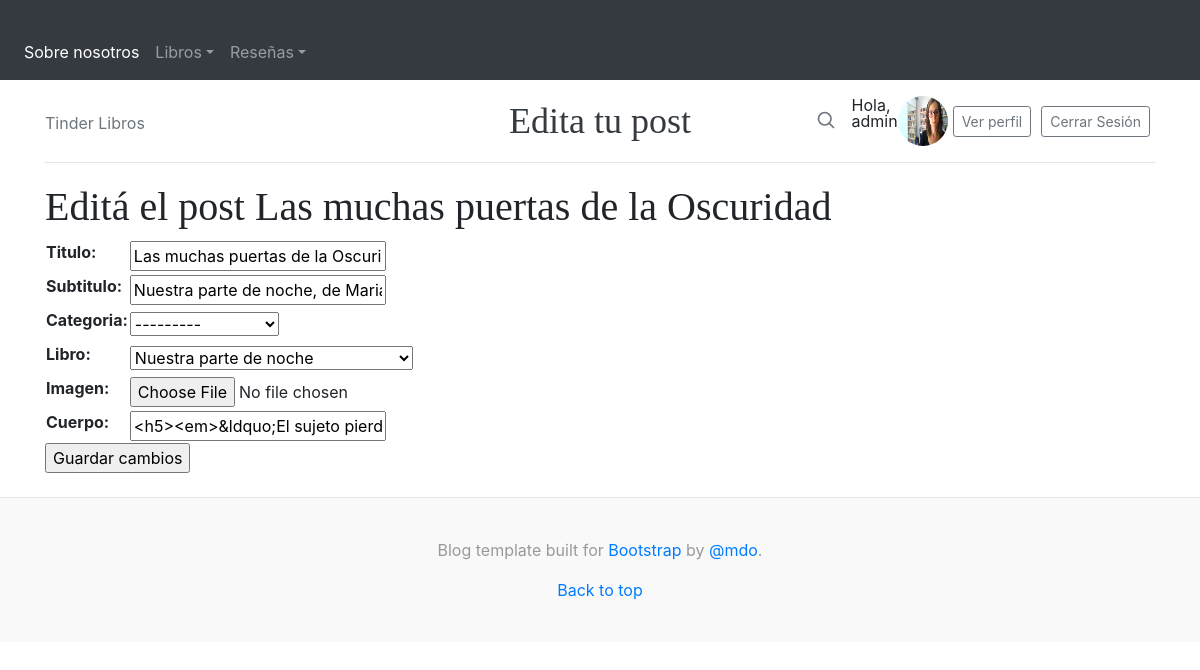
Before: /editarPost/2 (signed in) with the older database file.
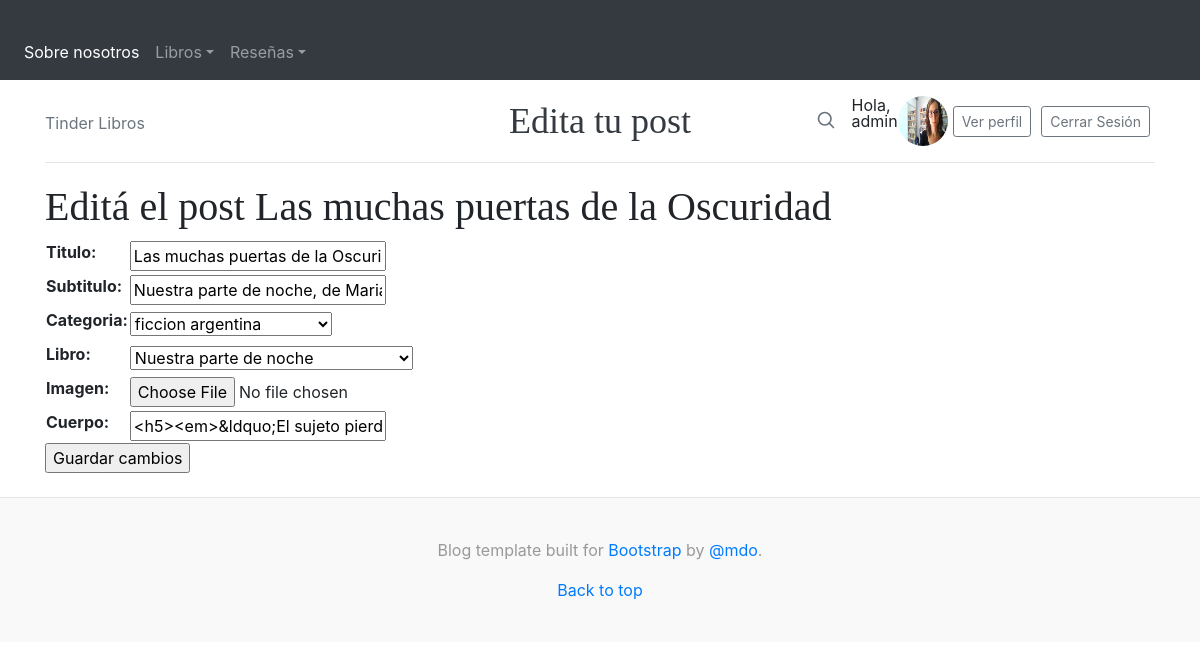
After: the same page with the newer database file.
### Blog/models.py (models this page shows, shortened)
class Post(models.Model):
    titulo = models.CharField(max_length=250)
    subtitulo=models.CharField(max_length=250)
    autor=models.ForeignKey(User, on_delete=models.CASCADE)
    categoria=models.ForeignKey(Categoria, on_delete=models.SET_NULL, null=True, blank=True)
    libro=models.ForeignKey(Libro, on_delete=models.CASCADE, null=True)
    imagen=models.ImageField(null=True, blank=True, upload_to="imagenesBlog")
    cuerpo=RichTextField()
    fecha_publicacion=models.DateTimeField(auto_now_add=True)
    likes=models.ManyToManyField(User, related_name='likes')
    class Meta:
        ordering = ["-fecha_publicacion"]

### Libros/models.py (models this page shows, shortened)
class Libro(models.Model):
    titulo= models.CharField(max_length=100)
    isbn= models.CharField(max_length=30)
    fecha_publicacion = models.DateField()
    editorial = models.ForeignKey(Editorial,on_delete=models.CASCADE)
    autor = models.ForeignKey(Autor,on_delete=models.CASCADE)
    imagen=models.ImageField(upload_to="imagenesLibros", null=True, blank=True)
    class Meta:
        ordering = ["titulo"]

### Blog/views.py (the view)
# urls.py: path('editarPost/<id>', views.editarPost, name="editarPost"),
def editarPost(request, id):
      posteo=Post.objects.get(id=id)
      if request.method=="POST":
           form=CrearPost(request.POST)
           if form.is_valid():
                  info=form.cleaned_data
                  posteo.titulo=info["titulo"]
                  posteo.subtitulo=info["subtitulo"]
                  posteo.categoria=Categoria.objects.get(pk = info["categoria"].id)
                  posteo.libro=Libro.objects.get(pk = info["libro"].id)
                  posteo.imagen=info["imagen"]
                  posteo.cuerpo=info["cuerpo"]
                  posteo.save()
                  posts=Post.objects.all()
                  return render(request, "Blog/pages.html", {"posts": posts}) #Agregar mensaje de publi modificada
      else:
            form=CrearPost(initial={"titulo":posteo.titulo, "subtitulo":posteo.subtitulo, "categoria":posteo.categoria, "libro":posteo.libro, "imagen":posteo.imagen, "cuerpo":posteo.cuerpo})
            return render(request, "Blog/editarPost.html", {"formulario": form, "titulo_post": posteo.titulo, "id":posteo.id})

### Blog/forms.py
class CrearPost(forms.Form):
    titulo= forms.CharField(max_length=250)
    subtitulo=forms.CharField(max_length=250)
    categoria=MyCategoriaChoiceField(queryset=Categoria.objects.all())
    libro=MyLibroChoiceField(queryset=Libro.objects.all())
    imagen= forms.ImageField(required=False, label="Imagen")
    cuerpo=forms.CharField(widget=CKEditorWidget)

### Blog/forms.py (called while the page is built)
    def label_from_instance(self, obj):
        return obj.titulo

    def label_from_instance(self, obj):
        return obj.nombre

### Blog/templates/Blog/editarPost.html
{% extends "Blog/padre_simple.html" %}
{% load static %}
{% block titulopagina %} Edita tu post {% endblock %}
{% block cuerpodelapagina %}
<h1> Editá el post {{ titulo_post }} </h1>
{% if form.errors %}
<p style="color:red;">Están mal los datos, revisar</p>
{% else %}
<form action="{% url 'editarPost' id %}" method="POST"> {% csrf_token %}
    <table>
        {{ formulario.as_table }}
    </table>
    <input type="submit", value="Guardar cambios">
</form>
<br>
{% endif %}
{% endblock %}

Changed rows visible on the page:
changed Post "Las muchas puertas de la Oscuridad": categoria "---------" → "ficcion argentina"
